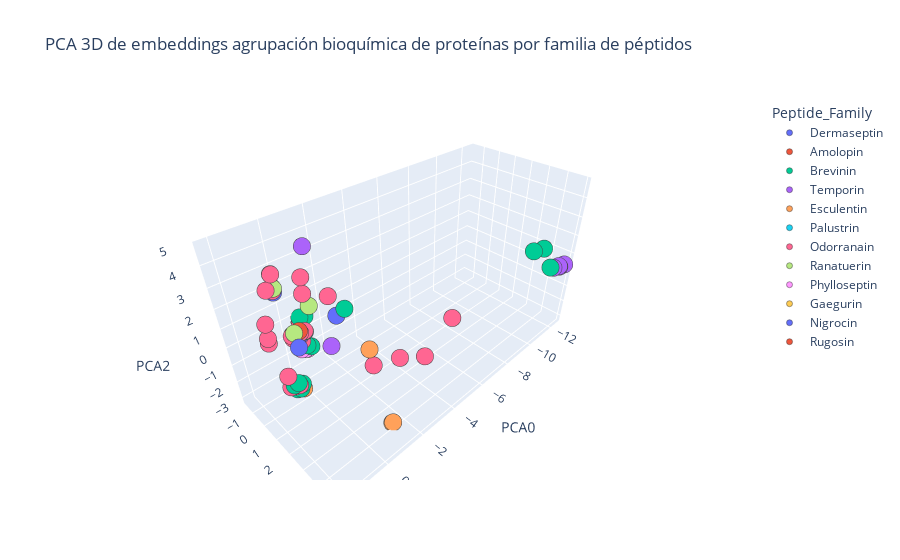

The code cell stored with this chart in its notebook:
### Code cell
df_plot = pd.DataFrame({
    "PC1": embedding_pca[:, 0],
    "PC2": embedding_pca[:, 1],
    "PC3": embedding_pca[:, 2],
    "Peptide_Family": df_csv_bio['Peptide_Family'].to_list(),
    "Family": df_csv_bio['Species Family'].to_list(),
    "seq_id": df_csv_bio.get('seq_id', [f"Seq{i+1}" for i in range(len(embedding_pca))]),
    "sequence_20": df_csv_bio.get('sequence_20', None)
})

fig = px.scatter_3d(
    df_plot,
    x="PC1",
    y="PC2",
    z="PC3",
    color="Peptide_Family",
    hover_name="seq_id",
    hover_data={"sequence_20": True, "Family": True, "PC1": False, "PC2": False, "PC3": False},
    title="PCA 3D de embeddings agrupación bioquímica de proteínas por familia de péptidos",
    labels={"PC1": "PCA0", "PC2": "PCA1", "PC3": "PCA2"},
)

fig.update_traces(marker=dict(size=6, line=dict(width=0.5)), selector=dict(mode='markers'))
fig.show()

### Figure 1 — Plotly figure (JSON) as saved in the notebook; plotly's stock layout.template omitted (floating-point values rounded to 4 significant figures; data arrays with more than 128 entries replaced by an {"elided": "..."} marker saying what was removed)
{"data": [{"customdata": [["MAFLKKSLLLVLFLGLVSLS", "AGALYCHNIS"], ["MAFLKKSLLLVLFLALVPLS", "AGALYCHNIS"], ["MAFLKKSLLLVLFLGLVSLS", "AGALYCHNIS"], ["MAFLKKSLLLVLFLGLVSLS", "AGALYCHNIS"], ["MAFLKKSLFLVLFLALVPLS", "PHYLLOMEDUSA"], ["MAFLKKSLFLVLFFGLVSFS", "PHYLLOMEDUSA"], ["MAFLKKSLFLVLFLGMVSLS", "PHYLLOMEDUSA"], ["MAFLKKSLFLVLFLGLVSLS", "ATYPICAL"], ["MAFLKKSLFLVLFLGLISLS", "PHYLLOMEDUSA"], ["MDILKKSLFLVLFLGLVSLS", "PHYLLOMEDUSA"], ["MAFLKKSLFLVLFLGLVSLT", "PHYLLOMEDUSA"], ["MDILKKSIFLVLFLGLVSLS", "PHYLLOMEDUSA"], ["MAFLKKSLFLVLFLGVVSLS", "PHYLLOMEDUSA"], ["MAFMKKSLFLVLFLGMVSLS", "PITHECOPUS"], ["MAFLKKSLFLVLFLGMVSLS", "PITHECOPUS"], ["MDILKKSLFLILFLGVVSLS", "PITHECOPUS"], ["MAFLKKSLFLVLFLGLVSLS", "PITHECOPUS"]], "hovertemplate": "<b>%{hovertext}</b><br><br>Peptide_Family=Dermaseptin<br>sequence_20=%{customdata[0]}<br>Family=%{customdata[1]}<extra></extra>", "hovertext": ["Seq1", "Seq2", "Seq3", "Seq4", "Seq1166", "Seq1171", "Seq1172", "Seq1173", "Seq1176", "Seq1177", "Seq1178", "Seq1179", "Seq1182", "Seq1184", "Seq1185", "Seq1186", "Seq1188"], "legendgroup": "Dermaseptin", "marker": {"color": "#636efa", "line": {"width": 0.5}, "size": 6, "symbol": "circle"}, "mode": "markers", "name": "Dermaseptin", "scene": "scene", "showlegend": true, "type": "scatter3d", "x": [-0.4375, -1.576, -0.4375, -0.4375, -1.576, -0.4375, -0.4375, -0.4375, -0.4375, -0.2325, -0.4375, -0.2325, -0.4375, -0.4375, -0.4375, -0.2325, -0.4375], "y": [-0.5985, 0.3058, -0.5985, -0.5985, 0.3058, -0.5985, -0.5985, -0.5985, -0.5985, -0.7656, -0.5985, -0.7656, -0.5985, -0.5985, -0.5985, -0.7656, -0.5985], "z": [-1.194, 0.582, -1.194, -1.194, 0.582, -1.194, -1.194, -1.194, -1.194, -1.196, -1.194, -1.196, -1.194, -1.194, -1.194, -1.196, -1.194]}, {"customdata": [["MFTSKKPLLLLFFLGTISLS", "AMOLOPS"], ["MFTLKKSLLLLFFLGMISLS", "AMOLOPS"], ["MFTLKKSLLLLFFLGMISLS", "AMOLOPS"], ["MFTSKKPLLLLFFLGMISLS", "AMOLOPS"], ["MFTLKKPLLLLFFLGMISLS", "AMOLOPS"], ["MFTMKKSLLLLFFLGTISLS", "AMOLOPS"], ["MFTLKKSLLLLFFLATINLS", "AMOLOPS"], ["MFTLKKSLLLLFFLGTINLS", "AMOLOPS"], ["MFTLKKSMLLLFFLGTINLS", "AMOLOPS"], ["MFTLKKSLLLLFFLGTINLS", "AMOLOPS"], ["MFTLKKSMLLLFFLGTINLS", "AMOLOPS"], ["MFTLKKSMLLLFFLGTINLS", "AMOLOPS"], ["MFTLKKSLLLLFFLGTINLS", "AMOLOPS"], ["MFTLKKSMLLLFFLGTINLS", "AMOLOPS"], ["MFTLKKSMLLLFFLGTINLS", "AMOLOPS"], ["MFTLKKSLLLLFFLGTINLS", "AMOLOPS"], ["MFTLKKSLLLLFFLGTINLS", "AMOLOPS"], ["MFTLRKSLLLLFFLATINLS", "AMOLOPS"], ["MFTLKKSLLLLFFLATINLS", "AMOLOPS"], ["MFTLKKSLLLLFFLATINLS", "AMOLOPS"], ["MFTLKKSLLLLFFLATINLS", "AMOLOPS"], ["MFTLKKSLLLLFFLGTINLS", "AMOLOPS"], ["MFPMKKSLLLLFFFGPISLS", "AMOLOPS"], ["MFTLKKSLLLLFFLGTISLS", "AMOLOPS"], ["MFTMKKSLLLLFFLGAISLS", "AMOLOPS"], ["MFTMKKSLLLLFFLGMISLS", "AMOLOPS"], ["MFTMKKSLLLLFFLGMISLS", "AMOLOPS"], ["MFTMKKSLLLLFFLGAISLS", "AMOLOPS"], ["MFTMKKSLLLLFFLGMISLS", "AMOLOPS"], ["MFTLKKSMLLLFFLGTISLS", "AMOLOPS"], ["MFTMKKSLLLLFFLGTISLS", "AMOLOPS"], ["MFTMKKSLLLLFFLGTIHLS", "AMOLOPS"], ["MFTLKKSLLLLFFLGTINLS", "AMOLOPS"], ["MFTLKKSLLLLFFLGTINLS", "AMOLOPS"], ["MFTLKKSLLLLFFLGTINLS", "AMOLOPS"], ["MFPLKKSLLLLFFLATINLS", "AMOLOPS"], ["MFTLKKSLLLLFFLATINLS", "AMOLOPS"], ["MFTLKKSLLLLFFLGTINLS", "AMOLOPS"], ["MFTMKKSLLLLFFLGTINLS", "AMOLOPS"], ["MFTLKKPLLLLFFLGTINLS", "AMOLOPS"], ["MFTLKKSLLLLFFLGTISLS", "AMOLOPS"], ["MFTLKKSLLLLFFLGMISLS", "AMOLOPS"], ["MFTLKKSLLLLFFLATINLS", "AMOLOPS"]], "hovertemplate": "<b>%{hovertext}</b><br><br>Peptide_Family=Amolopin<br>sequence_20=%{customdata[0]}<br>Family=%{customdata[1]}<extra></extra>", "hovertext": ["Seq5", "Seq28", "Seq29", "Seq39", "Seq40", "Seq46", "Seq47", "Seq54", "Seq58", "Seq59", "Seq60", "Seq61", "Seq62", "Seq63", "Seq64", "Seq65", "Seq66", "Seq67", "Seq68", "Seq69", "Seq70", "Seq71", "Seq72", "Seq73", "Seq74", "Seq75", "Seq76", "Seq77", "Seq78", "Seq79", "Seq80", "Seq81", "Seq82", "Seq83", "Seq84", "Seq85", "Seq86", "Seq87", "Seq88", "Seq91", "Seq92", "Seq96", "Seq144"], "legendgroup": "Amolopin", "marker": {"color": "#EF553B", "line": {"width": 0.5}, "size": 6, "symbol": "circle"}, "mode": "markers", "name": "Amolopin", "scene": "scene", "showlegend": true, "type": "scatter3d", "x": [1.498, -0.2245, -0.2245, 1.5, 1.427, -0.2267, -1.359, -0.2267, -0.2267, -0.2267, -0.2267, -0.2267, -0.2267, -0.2267, -0.2267, -0.2267, -0.2267, -1.359, -1.359, -1.359, -1.359, -0.2267, 0.4056, -0.2267, -0.2245, -0.2245, -0.2245, -0.2245, -0.2245, -0.2267, -0.2267, -0.2286, -0.2267, -0.2267, -0.2267, -0.7202, -1.359, -0.2267, -0.2267, 1.425, -0.2267, -0.2245, -1.359], "y": [1.789, -0.6924, -0.6924, 1.768, 1.803, -0.6719, 0.1871, -0.6719, -0.6719, -0.6719, -0.6719, -0.6719, -0.6719, -0.6719, -0.6719, -0.6719, -0.6719, 0.1871, 0.1871, 0.1871, 0.1871, -0.6719, -0.8921, -0.6719, -0.6924, -0.6924, -0.6924, -0.6924, -0.6924, -0.6719, -0.6719, -0.6568, -0.6719, -0.6719, -0.6719, -0.09462, 0.1871, -0.6719, -0.6719, 1.824, -0.6719, -0.6924, 0.1871], "z": [-0.2634, -0.3523, -0.3523, -0.4894, -0.4681, -0.1263, 1.667, -0.1263, -0.1263, -0.1263, -0.1263, -0.1263, -0.1263, -0.1263, -0.1263, -0.1263, -0.1263, 1.667, 1.667, 1.667, 1.667, -0.1263, 3.078, -0.1263, -0.3523, -0.3523, -0.3523, -0.3523, -0.3523, -0.1263, -0.1263, -0.1319, -0.1263, -0.1263, -0.1263, 4.193, 1.667, -0.1263, -0.1263, -0.2421, -0.1263, -0.3523, 1.667]}, {"customdata": {"elided": "354x2 str values"}, "hovertemplate": "<b>%{hovertext}</b><br><br>Peptide_Family=Brevinin<br>sequence_20=%{customdata[0]}<br>Family=%{customdata[1]}<extra></extra>", "hovertext": {"elided": "354 str values"}, "legendgroup": "Brevinin", "marker": {"color": "#00cc96", "line": {"width": 0.5}, "size": 6, "symbol": "circle"}, "mode": "markers", "name": "Brevinin", "scene": "scene", "showlegend": true, "type": "scatter3d", "x": {"elided": "354 float values"}, "y": {"elided": "354 float values"}, "z": {"elided": "354 float values"}}, {"customdata": {"elided": "110x2 str values"}, "hovertemplate": "<b>%{hovertext}</b><br><br>Peptide_Family=Temporin<br>sequence_20=%{customdata[0]}<br>Family=%{customdata[1]}<extra></extra>", "hovertext": ["Seq11", "Seq12", "Seq13", "Seq14", "Seq15", "Seq19", "Seq24", "Seq33", "Seq34", "Seq35", "Seq36", "Seq37", "Seq50", "Seq51", "Seq52", "Seq53", "Seq93", "Seq94", "Seq95", "Seq101", "Seq102", "Seq133", "Seq134", "Seq135", "Seq136", "Seq137", "Seq138", "Seq139", "Seq140", "Seq141", "Seq142", "Seq143", "Seq156", "Seq169", "Seq187", "Seq191", "Seq206", "Seq220", "Seq305", "Seq306", "Seq307", "Seq308", "Seq309", "Seq310", "Seq311", "Seq323", "Seq324", "Seq325", "Seq326", "Seq332", "Seq343", "Seq353", "Seq757", "Seq758", "Seq1126", "Seq1135", "Seq1136", "Seq1137", "Seq1138", "Seq1142", "Seq1143", "Seq1147", "Seq1151", "Seq1154", "Seq1156", "Seq1159", "Seq1160", "Seq1193", "Seq1194", "Seq1197", "Seq1198", "Seq1199", "Seq1200", "Seq1201", "Seq1202", "Seq1203", "Seq1204", "Seq1205", "Seq1206", "Seq1207", "Seq1212", "Seq1213", "Seq1216", "Seq1217", "Seq1223", "Seq1224", "Seq1225", "Seq1226", "Seq1227", "Seq1229", "Seq1230", "Seq1233", "Seq1238", "Seq1239", "Seq1258", "Seq1259", "Seq1260", "Seq1261", "Seq1262", "Seq1266", "Seq1313", "Seq1314", "Seq1315", "Seq1316", "Seq1317", "Seq1318", "Seq1331", "Seq1332", "Seq1333", "Seq1334"], "legendgroup": "Temporin", "marker": {"color": "#ab63fa", "line": {"width": 0.5}, "size": 6, "symbol": "circle"}, "mode": "markers", "name": "Temporin", "scene": "scene", "showlegend": true, "type": "scatter3d", "x": [-1.359, 0.292, -1.359, 0.292, 0.292, -1.359, -0.2267, -0.2267, 0.292, 1.425, -1.359, -0.2267, -0.2267, -0.2267, -1.359, 1.498, -0.2267, 0.292, -0.2267, 0.292, 1.425, -0.2267, 0.4051, -0.7202, -1.359, -1.359, -1.359, -1.359, -0.2267, -0.2286, -1.359, 0.4124, 1.425, -0.2267, -0.2267, -0.2267, -0.2267, -0.2267, -0.2267, -0.2267, -0.2267, -0.2245, -0.2245, -0.2245, -0.2245, -0.2267, 1.425, -1.359, -1.359, -0.2267, -0.2267, -0.2267, 1.425, -0.2384, -0.2267, -0.157, -0.2305, -0.2305, -0.2267, -0.2267, -0.2267, -0.2267, -1.359, -0.1532, -0.1532, -0.2267, -0.2267, -0.2267, -0.2267, -0.2267, -12.18, -12.18, -12.43, -12.43, -12.43, -12.2, -12.18, -12.18, -12.18, -11.94, -0.2267, -0.2267, -0.2267, -0.2267, -0.2267, -0.2267, -0.2267, -0.2267, -0.2267, -0.2263, -0.2267, -0.2267, -0.2267, -0.2267, -0.2256, -0.2267, 1.425, -0.2267, -0.2267, -0.2267, -0.2267, -0.2267, -0.2267, -0.2267, -0.2267, -0.2267, -0.1532, -0.2267, -0.2267, -0.2267], "y": [0.1871, 2.683, 0.1871, 2.683, 2.683, 0.1871, -0.6719, -0.6719, 2.683, 1.824, 0.1871, -0.6719, -0.6719, -0.6719, 0.1871, 1.789, -0.6719, 2.683, -0.6719, 2.683, 1.824, -0.6719, -0.879, -0.09462, 0.1871, 0.1871, 0.1871, 0.1871, -0.6719, -0.6568, 0.1871, -0.9536, 1.824, -0.6719, -0.6719, -0.6719, -0.6719, -0.6719, -0.6719, -0.6719, -0.6719, -0.6924, -0.6924, -0.6924, -0.6924, -0.6719, 1.824, 0.1871, 0.1871, -0.6719, -0.6719, -0.6719, 1.824, -0.6729, -0.6719, -0.7182, -0.6831, -0.6831, -0.6719, -0.6719, -0.6719, -0.6719, 0.1871, -0.707, -0.707, -0.6719, -0.6719, -0.6719, -0.6719, -0.6719, 4.811, 4.811, 4.964, 4.964, 4.964, 4.835, 4.811, 4.811, 4.811, 4.659, -0.6719, -0.6719, -0.6719, -0.6719, -0.6719, -0.6719, -0.6719, -0.6719, -0.6719, -0.6773, -0.6719, -0.6719, -0.6719, -0.6719, -0.6887, -0.6719, 1.824, -0.6719, -0.6719, -0.6719, -0.6719, -0.6719, -0.6719, -0.6719, -0.6719, -0.6719, -0.707, -0.6719, -0.6719, -0.6719], "z": [1.667, 1.551, 1.667, 1.551, 1.551, 1.667, -0.1263, -0.1263, 1.551, -0.2421, 1.667, -0.1263, -0.1263, -0.1263, 1.667, -0.2634, -0.1263, 1.551, -0.1263, 1.551, -0.2421, -0.1263, 3.07, 4.193, 1.667, 1.667, 1.667, 1.667, -0.1263, -0.1319, 1.667, 2.4, -0.2421, -0.1263, -0.1263, -0.1263, -0.1263, -0.1263, -0.1263, -0.1263, -0.1263, -0.3523, -0.3523, -0.3523, -0.3523, -0.1263, -0.2421, 1.667, 1.667, -0.1263, -0.1263, -0.1263, -0.2421, -0.1437, -0.1263, -0.1482, -0.1268, -0.1268, -0.1263, -0.1263, -0.1263, -0.1263, 1.667, -0.1477, -0.1477, -0.1263, -0.1263, -0.1263, -0.1263, -0.1263, 0.3765, 0.3765, 0.4341, 0.4341, 0.4341, 0.3465, 0.3765, 0.3765, 0.3765, 0.3188, -0.1263, -0.1263, -0.1263, -0.1263, -0.1263, -0.1263, -0.1263, -0.1263, -0.1263, -0.3579, -0.1263, -0.1263, -0.1263, -0.1263, -0.07059, -0.1263, -0.2421, -0.1263, -0.1263, -0.1263, -0.1263, -0.1263, -0.1263, -0.1263, -0.1263, -0.1263, -0.1477, -0.1263, -0.1263, -0.1263]}, {"customdata": {"elided": "120x2 str values"}, "hovertemplate": "<b>%{hovertext}</b><br><br>Peptide_Family=Esculentin<br>sequence_20=%{customdata[0]}<br>Family=%{customdata[1]}<extra></extra>", "hovertext": ["Seq17", "Seq45", "Seq90", "Seq99", "Seq100", "Seq110", "Seq111", "Seq112", "Seq113", "Seq114", "Seq115", "Seq116", "Seq117", "Seq129", "Seq130", "Seq131", "Seq132", "Seq201", "Seq211", "Seq212", "Seq214", "Seq215", "Seq321", "Seq330", "Seq331", "Seq335", "Seq338", "Seq344", "Seq345", "Seq349", "Seq350", "Seq351", "Seq420", "Seq421", "Seq516", "Seq517", "Seq518", "Seq519", "Seq520", "Seq521", "Seq522", "Seq523", "Seq524", "Seq525", "Seq526", "Seq527", "Seq528", "Seq529", "Seq761", "Seq762", "Seq763", "Seq795", "Seq796", "Seq797", "Seq798", "Seq799", "Seq800", "Seq801", "Seq802", "Seq803", "Seq804", "Seq805", "Seq806", "Seq807", "Seq808", "Seq809", "Seq810", "Seq811", "Seq812", "Seq813", "Seq814", "Seq815", "Seq816", "Seq817", "Seq818", "Seq819", "Seq820", "Seq821", "Seq822", "Seq823", "Seq824", "Seq1005", "Seq1007", "Seq1008", "Seq1009", "Seq1011", "Seq1012", "Seq1014", "Seq1031", "Seq1032", "Seq1038", "Seq1039", "Seq1048", "Seq1049", "Seq1056", "Seq1073", "Seq1074", "Seq1075", "Seq1076", "Seq1083", "Seq1087", "Seq1099", "Seq1100", "Seq1117", "Seq1118", "Seq1124", "Seq1125", "Seq1132", "Seq1133", "Seq1141", "Seq1144", "Seq1153", "Seq1155", "Seq1210", "Seq1236", "Seq1310", "Seq1311", "Seq1326", "Seq1327", "Seq1328"], "legendgroup": "Esculentin", "marker": {"color": "#FFA15A", "line": {"width": 0.5}, "size": 6, "symbol": "circle"}, "mode": "markers", "name": "Esculentin", "scene": "scene", "showlegend": true, "type": "scatter3d", "x": [-0.2267, -0.2267, 1.425, -0.2267, -0.2267, -0.2267, 1.425, 2.064, 1.425, -0.2267, 1.425, 1.425, -0.2267, -0.2267, -0.2267, -0.2267, -0.2267, -0.2267, -0.2245, -0.2245, -0.2267, -0.2267, -0.2245, -1.401, -1.401, -0.1532, -1.371, -1.401, -1.401, -0.2245, -0.2245, -0.2245, 1.425, 2.066, 1.425, 1.3, 1.3, -0.2245, 1.3, -0.2245, 1.427, -0.2245, 2.066, -0.2245, 1.425, 1.425, 1.425, -0.2267, 1.427, 1.427, -0.2267, -0.2245, -0.2267, -0.2245, -0.2245, 1.427, 1.427, 1.427, -0.2245, -0.2245, -0.2245, -0.2245, -0.2245, -0.2267, -0.2267, -0.236, -0.2267, -0.2267, 0.4137, -0.2267, -0.2267, -0.2267, -0.2267, 1.425, -0.2267, -0.2267, -0.2267, -0.2267, -0.2267, -0.2267, -0.2267, 1.427, 1.425, 1.425, -0.2245, 1.425, 1.425, -0.2245, -0.2267, -0.2267, 0.03318, -0.2267, 1.427, 1.425, 1.427, 1.427, 1.427, 1.427, -0.2267, 1.427, -0.2267, 1.427, -0.2267, -0.2245, -0.2267, 1.427, -0.2267, 1.498, -0.2267, 1.427, -2.638, -0.1532, -0.151, -0.2267, -0.2267, 1.427, -0.2267, 1.427, -0.2267, -0.2267], "y": [-0.6719, -0.6719, 1.824, -0.6719, -0.6719, -0.6719, 1.824, 1.542, 1.824, -0.6719, 1.824, 1.824, -0.6719, -0.6719, -0.6719, -0.6719, -0.6719, -0.6719, -0.6924, -0.6924, -0.6719, -0.6719, -0.6924, 3.94, 3.94, -0.707, 3.922, 3.94, 3.94, -0.6924, -0.6924, -0.6924, 1.824, 1.522, 1.824, 1.905, 1.905, -0.6924, 1.905, -0.6924, 1.803, -0.6924, 1.522, -0.6924, 1.824, 1.824, 1.824, -0.6719, 1.803, 1.803, -0.6719, -0.6924, -0.6719, -0.6924, -0.6924, 1.803, 1.803, 1.803, -0.6924, -0.6924, -0.6924, -0.6924, -0.6924, -0.6719, -0.6719, -0.6598, -0.6719, -0.6719, -0.9931, -0.6719, -0.6719, -0.6719, -0.6719, 1.824, -0.6719, -0.6719, -0.6719, -0.6719, -0.6719, -0.6719, -0.6719, 1.803, 1.824, 1.824, -0.6924, 1.824, 1.824, -0.6924, -0.6719, -0.6719, -0.8521, -0.6719, 1.803, 1.824, 1.803, 1.803, 1.803, 1.803, -0.6719, 1.803, -0.6719, 1.803, -0.6719, -0.6924, -0.6719, 1.803, -0.6719, 1.789, -0.6719, 1.803, 1.044, -0.707, -0.7275, -0.6719, -0.6719, 1.803, -0.6719, 1.803, -0.6719, -0.6719], "z": [-0.1263, -0.1263, -0.2421, -0.1263, -0.1263, -0.1263, -0.2421, 2.284, -0.2421, -0.1263, -0.2421, -0.2421, -0.1263, -0.1263, -0.1263, -0.1263, -0.1263, -0.1263, -0.3523, -0.3523, -0.1263, -0.1263, -0.3523, -3.113, -3.113, -0.1477, -3.131, -3.113, -3.113, -0.3523, -0.3523, -0.3523, -0.2421, 2.058, -0.2421, -0.5048, -0.5048, -0.3523, -0.5048, -0.3523, -0.4681, -0.3523, 2.058, -0.3523, -0.2421, -0.2421, -0.2421, -0.1263, -0.4681, -0.4681, -0.1263, -0.3523, -0.1263, -0.3523, -0.3523, -0.4681, -0.4681, -0.4681, -0.3523, -0.3523, -0.3523, -0.3523, -0.3523, -0.1263, -0.1263, -0.1413, -0.1263, -0.1263, 2.422, -0.1263, -0.1263, -0.1263, -0.1263, -0.2421, -0.1263, -0.1263, -0.1263, -0.1263, -0.1263, -0.1263, -0.1263, -0.4681, -0.2421, -0.2421, -0.3523, -0.2421, -0.2421, -0.3523, -0.1263, -0.1263, -0.4441, -0.1263, -0.4681, -0.2421, -0.4681, -0.4681, -0.4681, -0.4681, -0.1263, -0.4681, -0.1263, -0.4681, -0.1263, -0.3523, -0.1263, -0.4681, -0.1263, -0.2634, -0.1263, -0.4681, -1.589, -0.1477, -0.3736, -0.1263, -0.1263, -0.4681, -0.1263, -0.4681, -0.1263, -0.1263]}, {"customdata": [["MFTMKKPLLLLFFLGTISLS", "AMOLOPS"], ["MFTMKKSLLVLFFLGTISLS", "AMOLOPS"], ["MFTMKKSLLVLFFLGTISLS", "AMOLOPS"], ["MFTLKKSMLLLLFLGTVSLS", "AMOLOPS"], ["MFTLKKSMLLLLFLGTVSLS", "AMOLOPS"], ["MFTMKKSLLVLFFLGIVSLS", "AMOLOPS"], ["MFTLKKSMLLLFFLGTISLS", "AMOLOPS"], ["MFTMKKSLLLLFFLGTISLS", "AMOLOPS"], ["MFTMKKSLLLLFFLGTISLS", "AQUARANA"], ["MFTLKKSLLLLFFLGTISLS", "AQUARANA"], ["MFTLKKSLLLLFFLGTISLS", "HOST"], ["MFTMKKSLLLLFFLGIVSLS", "HYLARANA"], ["MFTMKKSMLLLVFLGIVSLS", "HYLARANA"], ["MFTLKKSLLLLFFIGTISLS", "ODORRANA"], ["MFTMKKSLLLLFFIGTISLS", "ODORRANA"], ["MFTMKKPLLLLFFIGTISLS", "ODORRANA"], ["MFPMKKSLLLLFFIGTISLS", "ODORRANA"], ["MFTMKKSLLLLFFIGTISLS", "ODORRANA"], ["MFTLKKSLLLLFFIGTVSLS", "ODORRANA"], ["MFTLKKPLLLLFFIGTISLS", "ODORRANA"], ["MLTLKKSLLLLFFIGTISLS", "ODORRANA"], ["MFTMKKSLLLLFFIGTISLS", "ODORRANA"], ["MFTLKKSLLLLFFIGTISLS", "ODORRANA"], ["MFTMKKSLLLLFFIGTISLP", "ODORRANA"], ["MFTLKKSLLLLFFIGTISLS", "ODORRANA"], ["MFTMKKSPLVLFFLGIVSLS", "ODORRANA"], ["MFTMKKSLLLLFFIGTISLS", "ODORRANA"], ["MFTLKKSLLLLFFLGTISLS", "ODORRANA"], ["MFTLKKSLLLLFFLGSISLS", "ODORRANA"], ["MFTLKKSLLLLFFLGTISLS", "ODORRANA"], ["MFTLKKSLLLLFFIGTISLS", "ODORRANA"], ["MFTLKKPLLLIVLLGIISLS", "ODORRANA"], ["MFTLRKSLLLLFFLGMVSLS", "PELOPHYLAX"], ["MFTLKKSMLLLFFLGTISLS", "RANA"], ["MFTMKKSMLLLFFLGTISLS", "RANA"], ["MFTLKKSMLLLFFLGTISLS", "RANA"], ["MFTMKKSMLLLFFLGTISLS", "RANA"], ["MFTMKKPLLLLFFLGTISLS", "RANA"], ["MFTMKKSLLLLFFLGTISLS", "RANA"], ["MFTMKKSLLLLFFLGTISLS", "RANA"]], "hovertemplate": "<b>%{hovertext}</b><br><br>Peptide_Family=Palustrin<br>sequence_20=%{customdata[0]}<br>Family=%{customdata[1]}<extra></extra>", "hovertext": ["Seq18", "Seq23", "Seq25", "Seq30", "Seq31", "Seq32", "Seq41", "Seq168", "Seq183", "Seq184", "Seq189", "Seq216", "Seq222", "Seq410", "Seq746", "Seq747", "Seq748", "Seq990", "Seq991", "Seq992", "Seq993", "Seq994", "Seq995", "Seq996", "Seq997", "Seq998", "Seq999", "Seq1057", "Seq1062", "Seq1063", "Seq1066", "Seq1122", "Seq1134", "Seq1218", "Seq1219", "Seq1228", "Seq1231", "Seq1252", "Seq1253", "Seq1254"], "legendgroup": "Palustrin", "marker": {"color": "#19d3f3", "line": {"width": 0.5}, "size": 6, "symbol": "circle"}, "mode": "markers", "name": "Palustrin", "scene": "scene", "showlegend": true, "type": "scatter3d", "x": [1.425, -0.2267, -0.2267, -0.2267, -0.2267, -0.2245, -0.2267, -0.2267, -0.2267, -0.2267, -0.2267, -0.2245, -0.2245, -0.2267, -0.2267, 1.425, 0.4124, -0.2267, -0.2267, 1.425, -0.2267, -0.2267, -0.2267, -0.2254, -0.2267, 0.03318, -0.2267, -0.2267, -0.2267, -0.2267, -0.2267, 1.427, -0.2245, -0.2267, -0.2267, -0.2267, -0.2267, 1.425, -0.2267, -0.2267], "y": [1.824, -0.6719, -0.6719, -0.6719, -0.6719, -0.6924, -0.6719, -0.6719, -0.6719, -0.6719, -0.6719, -0.6924, -0.6924, -0.6719, -0.6719, 1.824, -0.9536, -0.6719, -0.6719, 1.824, -0.6719, -0.6719, -0.6719, -0.7114, -0.6719, -0.8521, -0.6719, -0.6719, -0.6719, -0.6719, -0.6719, 1.803, -0.6924, -0.6719, -0.6719, -0.6719, -0.6719, 1.824, -0.6719, -0.6719], "z": [-0.2421, -0.1263, -0.1263, -0.1263, -0.1263, -0.3523, -0.1263, -0.1263, -0.1263, -0.1263, -0.1263, -0.3523, -0.3523, -0.1263, -0.1263, -0.2421, 2.4, -0.1263, -0.1263, -0.2421, -0.1263, -0.1263, -0.1263, -0.1042, -0.1263, -0.4441, -0.1263, -0.1263, -0.1263, -0.1263, -0.1263, -0.4681, -0.3523, -0.1263, -0.1263, -0.1263, -0.1263, -0.2421, -0.1263, -0.1263]}, {"customdata": {"elided": "471x2 str values"}, "hovertemplate": "<b>%{hovertext}</b><br><br>Peptide_Family=Odorranain<br>sequence_20=%{customdata[0]}<br>Family=%{customdata[1]}<extra></extra>", "hovertext": {"elided": "471 str values"}, "legendgroup": "Odorranain", "marker": {"color": "#FF6692", "line": {"width": 0.5}, "size": 6, "symbol": "circle"}, "mode": "markers", "name": "Odorranain", "scene": "scene", "showlegend": true, "type": "scatter3d", "x": {"elided": "471 float values"}, "y": {"elided": "471 float values"}, "z": {"elided": "471 float values"}}, {"customdata": [["MFTLKKSLLLLFFLGTISLS", "AMOLOPS"], ["MFTSKKSLLLLFFLGTINLS", "AQUARANA"], ["MFTMKKSLLLLFFLGTISLS", "AQUARANA"], ["MFTMKKSLLLLFFLGTISLS", "AQUARANA"], ["MFTVKKSLLLLFFLGTITLS", "AQUARANA"], ["MFPLKKSLLLLFFFGTIPLS", "AQUARANA"], ["MFTMKKSLLLLFFLGTITLS", "AQUARANA"], ["MFTLKKSLLLLFFLGTITLS", "AQUARANA"], ["MFTMKKSLLPLFFLGTITLS", "AQUARANA"], ["MFTMKKSLLLLFFLGTITLS", "AQUARANA"], ["MFTMKKSLLLLFFLGTINLS", "AQUARANA"], ["MFTMKKSLLLLFFLGTINLS", "AQUARANA"], ["MFTMKKSLLLLFFLGTINLS", "AQUARANA"], ["MFTLKKSLLLLFFLGTINLS", "AQUARANA"], ["MFTLKKSLLLLFFLGTITLS", "AQUARANA"], ["MFTVKKSLLLLFFLGTITLS", "AQUARANA"], ["MFTLKKSLLLLFFLGTITLS", "AQUARANA"], ["MFTLKKSLLLLFFLGTISLS", "GLANDIRANA"], ["MFTTKKSMLLFFFLGTISLS", "LITHOBATES"], ["MFTTKKSMLLFFFLGTISLS", "LITHOBATES"], ["MFTMKKSLLLFFFLGTISLS", "LITHOBATES"], ["MFTLKKSLLLLFFLGTISLS", "LITHOBATES"], ["MFTLKKSLLLIFVLGTISLS", "NIDIRANA"], ["MFTLKKSPLLIFVLGTISLS", "NIDIRANA"], ["MFTMKKSLLLLFFLGTISLS", "ODORRANA"], ["MFTMKKPLLLLFFLGTISLS", "ODORRANA"], ["MFTMKKSLLLLFFLGTISLS", "ODORRANA"], ["MFTMKKPLLLLFFFGTISLS", "ODORRANA"], ["MFPMKKSLLLLFFLGFISLS", "ODORRANA"], ["MFTMKKPLLLLFFLGFISLS", "ODORRANA"], ["MFTMKKSLSLLFFLGFISLS", "ODORRANA"], ["MFTMKKQFIRRGIIKDMDEV", "ODORRANA"], ["MFTLKKSLLLLFFLGTINLS", "ODORRANA"], ["MFTLKKSLLLLFFLGTINLS", "ODORRANA"], ["MFTMKKSLLLLFFIGTISLS", "ODORRANA"], ["MFTLKKSLLLLFFLGTISLS", "ODORRANA"], ["MFTMKKSLLLLFFLGFISLS", "ODORRANA"], ["MFTLKKSFLLLFFLGTITLS", "ODORRANA"], ["MFTLKKSFLLLFFLGTITLS", "ODORRANA"], ["MFTMKKSLLLFFFLGTISLS", "PSEUDACRIS"], ["MFTLEKSLLLFFFLGTISLS", "PSEUDACRIS"], ["MFTMKKSLLLFFFLGTISLS", "PSEUDACRIS"], ["MFTSKKSMLLLFFLGTISLS", "RANA"], ["MFTSKKSMLLLFFLGTISLS", "RANA"], ["MFTLKKSLLLFFFLGTISLS", "RANA"], ["MFTLKKSLLLLFFLGTINLS", "RANA"], ["MFTLKKSLLLFFFLGTISLS", "RANA"], ["MFTLKKSMLLLFFLGTISLS", "RANA"], ["MFTMKKSLLLFFFLGTISLS", "RANA"], ["MFTLKKSLLLFFFLGTISLS", "RANA"], ["MFTLKKSMLLLFFLGTISFS", "RANA"], ["MFTLKKSMLLLFFLGTISLS", "RANA"], ["MFTLKKSMLLLFFLGTISLS", "RANA"], ["MFTLKKSMLLLFFLGTISLS", "RANA"], ["MFTLKKSMLLLFFLGTISLS", "RANA"], ["MFTLKKSMLLLFFLGTISLS", "RANA"], ["MFTLKKSLLLFFFLGTISLS", "RANA"], ["MFTLKKSLLLIFFLGTISLS", "SYLVIRANA"]], "hovertemplate": "<b>%{hovertext}</b><br><br>Peptide_Family=Ranatuerin<br>sequence_20=%{customdata[0]}<br>Family=%{customdata[1]}<extra></extra>", "hovertext": ["Seq158", "Seq170", "Seq171", "Seq172", "Seq173", "Seq174", "Seq175", "Seq176", "Seq177", "Seq178", "Seq179", "Seq180", "Seq181", "Seq182", "Seq185", "Seq186", "Seq188", "Seq202", "Seq336", "Seq339", "Seq341", "Seq342", "Seq357", "Seq358", "Seq384", "Seq400", "Seq749", "Seq750", "Seq751", "Seq752", "Seq753", "Seq754", "Seq755", "Seq756", "Seq767", "Seq1082", "Seq1109", "Seq1120", "Seq1121", "Seq1189", "Seq1190", "Seq1191", "Seq1195", "Seq1196", "Seq1208", "Seq1209", "Seq1234", "Seq1243", "Seq1264", "Seq1265", "Seq1267", "Seq1270", "Seq1271", "Seq1272", "Seq1273", "Seq1283", "Seq1295", "Seq1330"], "legendgroup": "Ranatuerin", "marker": {"color": "#B6E880", "line": {"width": 0.5}, "size": 6, "symbol": "circle"}, "mode": "markers", "name": "Ranatuerin", "scene": "scene", "showlegend": true, "type": "scatter3d", "x": [-0.2267, -0.1532, -0.2267, -0.2267, -0.2267, 0.4069, -0.2267, -0.2267, 0.007763, -0.2267, -0.2267, -0.2267, -0.2267, -0.2267, -0.2267, -0.2267, -0.2267, -0.2267, -0.1532, -0.1532, -0.2267, -0.2267, -0.2267, 0.03091, -0.2267, 1.425, -0.2267, 1.425, 0.4147, 1.427, -0.1648, -0.6859, -0.2267, -0.2267, -0.2267, -0.2267, -0.2245, -0.2267, -0.2267, -0.2267, -0.03298, -0.2267, -0.1532, -0.1532, -0.2267, -0.2267, -0.2267, -0.2267, -0.2267, -0.2267, -0.2267, -0.2267, -0.2267, -0.2267, -0.2267, -0.2267, -0.2267, -0.2267], "y": [-0.6719, -0.707, -0.6719, -0.6719, -0.6719, -0.9084, -0.6719, -0.6719, -0.7975, -0.6719, -0.6719, -0.6719, -0.6719, -0.6719, -0.6719, -0.6719, -0.6719, -0.6719, -0.707, -0.707, -0.6719, -0.6719, -0.6719, -0.8316, -0.6719, 1.824, -0.6719, 1.824, -0.9741, 1.803, -0.7232, -0.3013, -0.6719, -0.6719, -0.6719, -0.6719, -0.6924, -0.6719, -0.6719, -0.6719, -0.791, -0.6719, -0.707, -0.707, -0.6719, -0.6719, -0.6719, -0.6719, -0.6719, -0.6719, -0.6719, -0.6719, -0.6719, -0.6719, -0.6719, -0.6719, -0.6719, -0.6719], "z": [-0.1263, -0.1477, -0.1263, -0.1263, -0.1263, 2.383, -0.1263, -0.1263, -0.2686, -0.1263, -0.1263, -0.1263, -0.1263, -0.1263, -0.1263, -0.1263, -0.1263, -0.1263, -0.1477, -0.1477, -0.1263, -0.1263, -0.1263, -0.2182, -0.1263, -0.2421, -0.1263, -0.2421, 2.174, -0.4681, -0.3719, 1.259, -0.1263, -0.1263, -0.1263, -0.1263, -0.3523, -0.1263, -0.1263, -0.1263, -0.153, -0.1263, -0.1477, -0.1477, -0.1263, -0.1263, -0.1263, -0.1263, -0.1263, -0.1263, -0.1263, -0.1263, -0.1263, -0.1263, -0.1263, -0.1263, -0.1263, -0.1263]}, {"customdata": [["MAFLKKSLFLVLFFGLVSLS", "CALLIMEDUSA"], ["MAFLKKSLFLVLFFGLVSLS", "CALLIMEDUSA"], ["MAFLKKSLFLVLFFGLVSLS", "PHYLLOMEDUSA"], ["MAFLKKSLFLVLFLGLVSLS", "PHYLLOMEDUSA"], ["MAFLKKSLFLVLFLGLVSLS", "PHYLLOMEDUSA"], ["MAFLKKSLFLVLFFGLVSFS", "PHYLLOMEDUSA"], ["MDILKKSLFLVLFLGLVSLS", "PHYLLOMEDUSA"], ["MSFLKKSLFLVLFLGFVSLS", "PHYLLOMEDUSA"], ["MAFLKKSLFLVLFLGLVSLS", "PHYLLOMEDUSA"], ["MAFIKKSLFLVLFFGLVSLS", "PHYLLOMEDUSA"], ["MAFLKKSLFLVLFFGLVSLS", "PHYLLOMEDUSA"], ["MAFLKKSLFLVVFLGLVSLS", "PITHECOPUS"]], "hovertemplate": "<b>%{hovertext}</b><br><br>Peptide_Family=Phylloseptin<br>sequence_20=%{customdata[0]}<br>Family=%{customdata[1]}<extra></extra>", "hovertext": ["Seq192", "Seq193", "Seq1167", "Seq1168", "Seq1169", "Seq1170", "Seq1174", "Seq1175", "Seq1180", "Seq1181", "Seq1183", "Seq1187"], "legendgroup": "Phylloseptin", "marker": {"color": "#FF97FF", "line": {"width": 0.5}, "size": 6, "symbol": "circle"}, "mode": "markers", "name": "Phylloseptin", "scene": "scene", "showlegend": true, "type": "scatter3d", "x": [-0.4375, -0.4375, -0.4375, -0.4375, -0.4375, -0.4375, -0.2325, -0.3692, -0.4375, -0.4375, -0.4375, -0.4375], "y": [-0.5985, -0.5985, -0.5985, -0.5985, -0.5985, -0.5985, -0.7656, -0.6542, -0.5985, -0.5985, -0.5985, -0.5985], "z": [-1.194, -1.194, -1.194, -1.194, -1.194, -1.194, -1.196, -1.195, -1.194, -1.194, -1.194, -1.194]}, {"customdata": [["MFTMKKSLLFLFFLGTISLS", "GLANDIRANA"], ["MFTLKKSLLLLFFLGTISLS", "GLANDIRANA"], ["MFTMKKSLLFLFFLGTISLS", "GLANDIRANA"], ["MFTMKKSLLLLFFLGTINLS", "HYLARANA"], ["MFTMKKSLLLIFFLGTINLS", "HYLARANA"], ["MFTMKKSLLLLFFLGTINLS", "HYLARANA"], ["MFPMKKSLLLIFFLGTINLS", "HYLARANA"], ["MFTMKKSLLLLFFLGTINLS", "HYLARANA"], ["MFTMKKSLLLLFFLGTINLS", "HYLARANA"], ["MFPMKKSLLLIFFLGTINLS", "HYLARANA"], ["MFTMKKSLLLLFFLGTINLS", "HYLARANA"], ["MFTMKKSLLLLFFLGTINLS", "HYLARANA"], ["MFTMKKSLLLIFFLGTINLS", "HYLARANA"], ["MFTMKKSLLLLFFLGTINLS", "HYLARANA"], ["MFTMKKSLLLLFFLGTINLS", "HYLARANA"], ["MFTMKKSLLLLFFLGTINLS", "HYLARANA"], ["MFTMKKSLLLLFFLGTINLS", "HYLARANA"], ["MFTMKKSLLLIFFLGTINLS", "HYLARANA"], ["MFTMKKSVRLLFFLGTINLS", "HYLARANA"], ["MFTMKKSLLLLFFLGTINLS", "HYLARANA"], ["MFTMKKSLLLIFFLGTINLS", "HYLARANA"], ["MFTMKKSLLLIFFLGTINLS", "HYLARANA"], ["MFTMKKSLLLIFFLGTINLS", "HYLARANA"], ["MFTMKKSLLLIFFLGTINLS", "HYLARANA"], ["MFTMKKSLLLIFFLGTINLS", "HYLARANA"], ["MFTMKKSLLLIFFLGTINLS", "HYLARANA"], ["MFTMKKSLLLIFFLGTINLS", "HYLARANA"], ["MFTMKKSLLLIFFLGTINLS", "HYLARANA"], ["MFTMKKSLLLIFFLGTINLS", "HYLARANA"], ["MFTMKKSLLLIFFLGTINLS", "HYLARANA"], ["MFTMKKSLLLIFFLGTINLS", "HYLARANA"], ["MFTMKKSLLLIFFLGTINLS", "HYLARANA"], ["MFTMKKSLLLIFFLGTINLS", "HYLARANA"], ["MFTMKKSLLLLFFLGTINLS", "HYLARANA"], ["MFTMKKSLLLIFFLGTINLS", "HYLARANA"], ["MFTMKKSLLLIFFLGTINLS", "HYLARANA"], ["MFPMKKSLLLIFFLGTINLS", "HYLARANA"], ["MFTMKKSLLLIFFLGTINLS", "ODORRANA"]], "hovertemplate": "<b>%{hovertext}</b><br><br>Peptide_Family=Gaegurin<br>sequence_20=%{customdata[0]}<br>Family=%{customdata[1]}<extra></extra>", "hovertext": ["Seq194", "Seq195", "Seq196", "Seq271", "Seq272", "Seq273", "Seq274", "Seq275", "Seq276", "Seq277", "Seq278", "Seq279", "Seq280", "Seq281", "Seq282", "Seq283", "Seq284", "Seq285", "Seq286", "Seq287", "Seq288", "Seq289", "Seq290", "Seq291", "Seq292", "Seq293", "Seq294", "Seq295", "Seq296", "Seq297", "Seq298", "Seq299", "Seq300", "Seq301", "Seq302", "Seq303", "Seq304", "Seq530"], "legendgroup": "Gaegurin", "marker": {"color": "#FECB52", "line": {"width": 0.5}, "size": 6, "symbol": "circle"}, "mode": "markers", "name": "Gaegurin", "scene": "scene", "showlegend": true, "type": "scatter3d", "x": [-0.2267, -0.2267, -0.2267, -0.2267, -0.2267, -0.2267, 0.4124, -0.2267, -0.2267, 0.4124, -0.2267, -0.2267, -0.2267, -0.2267, -0.2267, -0.2267, -0.2267, -0.2267, -0.1074, -0.2267, -0.2267, -0.2267, -0.2267, -0.2267, -0.2267, -0.2267, -0.2267, -0.2267, -0.2267, -0.2267, -0.2267, -0.2267, -0.2267, -0.2267, -0.2267, -0.2267, 0.4124, -0.2267], "y": [-0.6719, -0.6719, -0.6719, -0.6719, -0.6719, -0.6719, -0.9536, -0.6719, -0.6719, -0.9536, -0.6719, -0.6719, -0.6719, -0.6719, -0.6719, -0.6719, -0.6719, -0.6719, -0.7336, -0.6719, -0.6719, -0.6719, -0.6719, -0.6719, -0.6719, -0.6719, -0.6719, -0.6719, -0.6719, -0.6719, -0.6719, -0.6719, -0.6719, -0.6719, -0.6719, -0.6719, -0.9536, -0.6719], "z": [-0.1263, -0.1263, -0.1263, -0.1263, -0.1263, -0.1263, 2.4, -0.1263, -0.1263, 2.4, -0.1263, -0.1263, -0.1263, -0.1263, -0.1263, -0.1263, -0.1263, -0.1263, -0.1655, -0.1263, -0.1263, -0.1263, -0.1263, -0.1263, -0.1263, -0.1263, -0.1263, -0.1263, -0.1263, -0.1263, -0.1263, -0.1263, -0.1263, -0.1263, -0.1263, -0.1263, 2.4, -0.1263]}, {"customdata": [["MFTSKKSLLLLFFLGTINLS", "HYLARANA"], ["MFTTKKSLLLLFFLGMVSLA", "LITHOBATES"], ["MFTMKKPLLLLFFLGTINLS", "ODORRANA"], ["MFTLKKSMLLLFFLGTISLS", "ODORRANA"], ["MFTLKKPQLLLFFLGTINLS", "ODORRANA"], ["MFPLKKSLLLLFLLGTINLS", "ODORRANA"], ["MFTMKKHMLLRFFLGTINLS", "ODORRANA"], ["MFPLKKSLLLLFFLGALNLF", "ODORRANA"], ["MFTLKKSLLLLFFLGTINLS", "ODORRANA"], ["MFTMKKSLLLLFFLGTINLS", "ODORRANA"], ["MFTMKKSMLLLFFLGTISLS", "ODORRANA"], ["MFTLKKSLLLLFFLGTINLS", "ODORRANA"], ["MFTLKKSLLLLFFLGTINLS", "ODORRANA"], ["MFTLKKSLLLLFFLGTINLS", "ODORRANA"], ["MFTLKKSLLLLFFLGMVSLA", "ODORRANA"], ["MFTLKKSMLLLFFLGTINLS", "ODORRANA"], ["MFTLKKSMLLLFFLGTINLS", "ODORRANA"], ["MFTLKKSMLLLFFLGTINLS", "ODORRANA"], ["MFTLKKSLLLLFFLGMVSLA", "ODORRANA"], ["MFTLKKSLLLLFFLGTINLS", "ODORRANA"], ["MFTLKKSILLLFFLGTINLS", "ODORRANA"], ["MFTLKKSLLLLFFLGTINLS", "ODORRANA"], ["MFTTKKSILLLFFLGMVSLA", "PELOPHYLAX"], ["MFTLKKSILLLFFLGMISLA", "PELOPHYLAX"]], "hovertemplate": "<b>%{hovertext}</b><br><br>Peptide_Family=Nigrocin<br>sequence_20=%{customdata[0]}<br>Family=%{customdata[1]}<extra></extra>", "hovertext": ["Seq221", "Seq337", "Seq764", "Seq1003", "Seq1016", "Seq1018", "Seq1019", "Seq1021", "Seq1022", "Seq1028", "Seq1030", "Seq1034", "Seq1035", "Seq1037", "Seq1055", "Seq1060", "Seq1061", "Seq1064", "Seq1067", "Seq1068", "Seq1101", "Seq1113", "Seq1152", "Seq1157"], "legendgroup": "Nigrocin", "marker": {"color": "#636efa", "line": {"width": 0.5}, "size": 6, "symbol": "circle"}, "mode": "markers", "name": "Nigrocin", "scene": "scene", "showlegend": true, "type": "scatter3d", "x": [-0.1532, -0.1514, 1.425, -0.2267, 1.489, 0.4124, 0.3243, 0.4142, -0.2267, -0.2267, -0.2267, -0.2267, -0.2267, -0.2267, -0.2249, -0.2267, -0.2267, -0.2267, -0.2249, -0.2267, -0.2267, -0.2267, -0.1514, -0.2249], "y": [-0.707, -0.7143, 1.824, -0.6719, 1.784, -0.9536, 0.1516, -0.961, -0.6719, -0.6719, -0.6719, -0.6719, -0.6719, -0.6719, -0.6792, -0.6719, -0.6719, -0.6719, -0.6792, -0.6719, -0.6719, -0.6719, -0.7143, -0.6792], "z": [-0.1477, -0.381, -0.2421, -0.1263, -0.2651, 2.4, -0.1371, 2.167, -0.1263, -0.1263, -0.1263, -0.1263, -0.1263, -0.1263, -0.3597, -0.1263, -0.1263, -0.1263, -0.3597, -0.1263, -0.1263, -0.1263, -0.381, -0.3597]}, {"customdata": [["MFTMKKSLLFLFFLGTISLS", "HYLARANA"], ["MFTMKKSLLFLFFLGTISLS", "HYLARANA"], ["MFTMKKSLLFLFFLGTISLS", "HYLARANA"], ["MFTMKKSLLFLFFLGTISLS", "HYLARANA"], ["MFTMKKSLLFLFFLGTISLS", "HYLARANA"], ["MFTMKKSLLFLFFLGTISLS", "HYLARANA"], ["MFTMKKSLLFLFFLGTTSLS", "HYLARANA"], ["MFTMKKSLLFLFFLGTISLS", "HYLARANA"], ["MFTMKKSLLFLFFLGTISLS", "HYLARANA"], ["MFTMKKSLLFLFFLGTISLS", "HYLARANA"], ["MFTMKKSLLFLFFLGTISLS", "HYLARANA"], ["MFTMKKSLLFLFFLGTISLS", "HYLARANA"], ["MFTMKKSLLFLFFLGTISLS", "HYLARANA"], ["MFTMKKSLLFPFFLGTISLS", "HYLARANA"], ["MFTMKKSLLFLFFLGTISLS", "HYLARANA"], ["MFTMKKSLLFLFFLGTISLS", "HYLARANA"], ["MFTMKKSLLFLFFLGTISLS", "HYLARANA"], ["MFTMKKSLLFLFFLGTISLS", "HYLARANA"], ["MFTMKKSLLFLFFLGTISLS", "HYLARANA"], ["MFTMKKSLLFLFFLGTISLS", "HYLARANA"], ["MFTMKKSLLSLFFLGTISLS", "HYLARANA"], ["MFPMKKSLLFLFFLGTISLS", "HYLARANA"], ["MFTMKKSLLFLFFLGTISLS", "HYLARANA"], ["MFTMKKSLLFLFFLGTISLS", "HYLARANA"], ["MFTMKKSLLFLFFLGTISLS", "HYLARANA"], ["MFTMKKSLLFLFFLGTISLS", "HYLARANA"], ["MFTMKKSLLFLFFLGTISLS", "HYLARANA"], ["MFTMKKSLLFLFFLGTISLS", "HYLARANA"], ["MFTMKKSLLFLFFLGTISLS", "HYLARANA"], ["MFTMKKSLLFLFFLGTISLS", "HYLARANA"], ["MFTMKKSLLLLFFLGTISLS", "HYLARANA"], ["MFTMKKSLLLLFFLGTISLS", "HYLARANA"], ["MFTMKKSLLLLFFLGTISLS", "HYLARANA"], ["MFTMKKSLLLLFFLGTISLS", "HYLARANA"], ["MFTMKKSLLLLFFLGTISLS", "HYLARANA"], ["MFTMKKSLLLLFFLGTISLS", "HYLARANA"], ["MFTMKKSLLLLFFLGTISLS", "HYLARANA"], ["MFTMKKSLLLLFFLGTISLS", "HYLARANA"], ["MFTMKKSVLLLFFLGTISLS", "HYLARANA"], ["MFTMKKSLLLLFFLGTISLS", "HYLARANA"], ["MFTMKKSLLLLFFLGTISLS", "HYLARANA"], ["MFTMKKSLLLLFFLGTISLS", "HYLARANA"], ["MFTMKKSLLLLFFLGTISLS", "HYLARANA"], ["MFTMKKSLLLLFSLGTISLS", "HYLARANA"], ["MFTMKKSLLLLFFLGTISLS", "HYLARANA"], ["MFTMKKSLLLLFFLGTISLS", "HYLARANA"], ["MFTMKKSLLLLFFLGTISLS", "HYLARANA"]], "hovertemplate": "<b>%{hovertext}</b><br><br>Peptide_Family=Rugosin<br>sequence_20=%{customdata[0]}<br>Family=%{customdata[1]}<extra></extra>", "hovertext": ["Seq224", "Seq225", "Seq226", "Seq227", "Seq228", "Seq229", "Seq230", "Seq231", "Seq232", "Seq233", "Seq234", "Seq235", "Seq236", "Seq237", "Seq238", "Seq239", "Seq240", "Seq241", "Seq242", "Seq243", "Seq244", "Seq245", "Seq246", "Seq247", "Seq248", "Seq249", "Seq250", "Seq251", "Seq252", "Seq253", "Seq254", "Seq255", "Seq256", "Seq257", "Seq258", "Seq259", "Seq260", "Seq261", "Seq262", "Seq263", "Seq264", "Seq265", "Seq266", "Seq267", "Seq268", "Seq269", "Seq270"], "legendgroup": "Rugosin", "marker": {"color": "#EF553B", "line": {"width": 0.5}, "size": 6, "symbol": "circle"}, "mode": "markers", "name": "Rugosin", "scene": "scene", "showlegend": true, "type": "scatter3d", "x": [-0.2267, -0.2267, -0.2267, -0.2267, -0.2267, -0.2267, -0.236, -0.2267, -0.2267, -0.2267, -0.2267, -0.2267, -0.2267, -0.2256, -0.2267, -0.2267, -0.2267, -0.2267, -0.2267, -0.2267, -0.1681, 0.4124, -0.2267, -0.2267, -0.2267, -0.2267, -0.2267, -0.2267, -0.2267, -0.2267, -0.2267, -0.2267, -0.2267, -0.2267, -0.2267, -0.2267, -0.2267, -0.2267, -0.2267, -0.2267, -0.2267, -0.2267, -0.2267, -0.226, -0.2267, -0.2267, -0.2267], "y": [-0.6719, -0.6719, -0.6719, -0.6719, -0.6719, -0.6719, -0.6598, -0.6719, -0.6719, -0.6719, -0.6719, -0.6719, -0.6719, -0.6887, -0.6719, -0.6719, -0.6719, -0.6719, -0.6719, -0.6719, -0.7033, -0.9536, -0.6719, -0.6719, -0.6719, -0.6719, -0.6719, -0.6719, -0.6719, -0.6719, -0.6719, -0.6719, -0.6719, -0.6719, -0.6719, -0.6719, -0.6719, -0.6719, -0.6719, -0.6719, -0.6719, -0.6719, -0.6719, -0.6707, -0.6719, -0.6719, -0.6719], "z": [-0.1263, -0.1263, -0.1263, -0.1263, -0.1263, -0.1263, -0.1413, -0.1263, -0.1263, -0.1263, -0.1263, -0.1263, -0.1263, -0.07059, -0.1263, -0.1263, -0.1263, -0.1263, -0.1263, -0.1263, -0.1619, 2.4, -0.1263, -0.1263, -0.1263, -0.1263, -0.1263, -0.1263, -0.1263, -0.1263, -0.1263, -0.1263, -0.1263, -0.1263, -0.1263, -0.1263, -0.1263, -0.1263, -0.1263, -0.1263, -0.1263, -0.1263, -0.1263, -0.1275, -0.1263, -0.1263, -0.1263]}], "layout": {"legend": {"title": {"text": "Peptide_Family"}, "tracegroupgap": 0}, "scene": {"domain": {"x": [0, 1], "y": [0, 1]}, "xaxis": {"title": {"text": "PCA0"}}, "yaxis": {"title": {"text": "PCA1"}}, "zaxis": {"title": {"text": "PCA2"}}}, "title": {"text": "PCA 3D de embeddings agrupación bioquímica de proteínas por familia de péptidos"}}}
